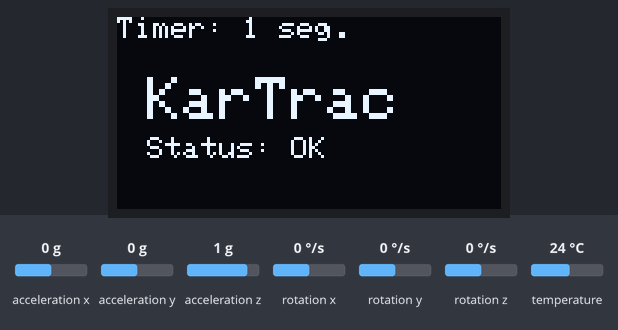
Bench run of a sketch on a simulated Arduino Uno, built with avr-gcc and run on an emulated ATmega328P. Parts: 128×64 one-colour display. Inputs (shaded band) come from the test bench; at power-on: acceleration y 0 g, acceleration x 0 g, acceleration z 1 g, rotation x 0 °/s, rotation y 0 °/s, rotation z 0 °/s, temperature 24 °C. The display library's start-up logo is not drawn; what the sketch prints to the serial monitor is not drawn.

Above: at 1.9 s.
2.0 s: acceleration y set to 0.8 g
3.5 s: acceleration y set to -1.4 g
At 6.8 s:
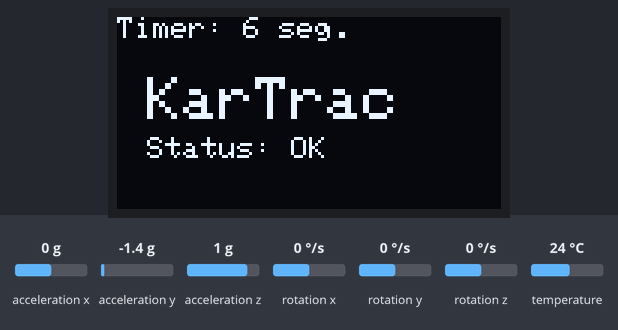
At 9.6 s:
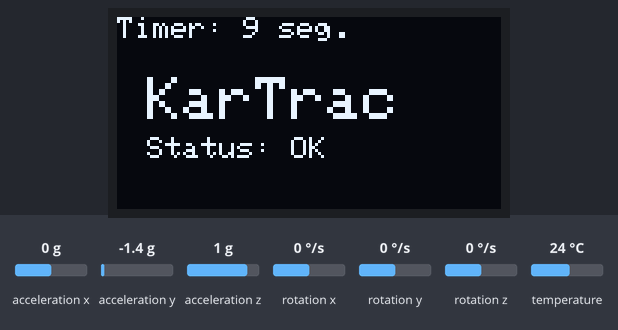
Timing chart, 0 to 11.1 s (numbered marks = the images above; inputs shaded):
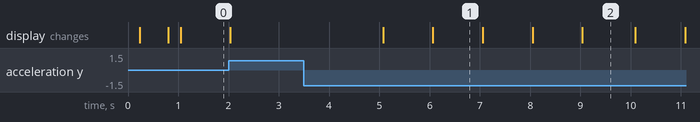

The sketch:

kartrac-arduino-v0.5.ino
```cpp
#include <Wire.h>
#include <Adafruit_SSD1306.h>
#include <Adafruit_MPU6050.h>
#include <Adafruit_Sensor.h>
#include <ArduinoJson.h>
#include <arduino-timer.h>

// ============== OLED ==============
#define SCREEN_WIDTH 128 // OLED display width, in pixels
#define SCREEN_HEIGHT 64 // OLED display height, in pixels
#define OLED_RESET 4			// necesario por la libreria pero no usado

Adafruit_SSD1306 oled(SCREEN_WIDTH, SCREEN_HEIGHT, &Wire, OLED_RESET);	// crea objeto

// ============== Timer ==============
Timer<2> timer;
#define GYRO_INTERVAL 500
#define ACC_INTERVAL 200

// ============== Accelerometer ==============
Adafruit_MPU6050 mpu;
#define INTERVAL_SEND_VALUES 1000
#define IMPACT_THRESHOLD 2.0
unsigned long time = 0;

// Event
sensors_event_t a, g, temp;

#define GYRO_COUNT 2
#define ACC_COUNT 2
// gyro data
float gyro_data_x[GYRO_COUNT];
float gyro_data_y[GYRO_COUNT];
float gyro_data_z[GYRO_COUNT];
int gyro_index = 0;
// acc data
float acc_data_x[ACC_COUNT];
float acc_data_y[ACC_COUNT];
float acc_data_z[ACC_COUNT];
int acc_index = 0;


void setup()
{
  Serial.begin(9600);
  init_giroscope();

  if(!oled.begin(SSD1306_SWITCHCAPVCC, 0x3C)){
    Serial.println(F("SSD1306 allocation failed :("));
    for (;;); // Don't proceed, loop forever
  }
  oled.display();
  delay(500);
  // Wire.begin();

  timer.every(GYRO_INTERVAL, save_gryo);
  timer.every(ACC_INTERVAL, save_acc);

  // size of mpu
  Serial.print(F("Size of mpu: "));
  Serial.println(sizeof(mpu));

  // size of timer
  Serial.print(F("Size of timer: "));
  Serial.println(sizeof(timer));

  // size of oled
  Serial.print(F("Size of oled: "));
  Serial.println(sizeof(oled));
}

void loop()
{
  loop_accelerometer();
  timer.tick();
  loop_oled();


  // if (millis() >= time + INTERVAL_SEND_VALUES) {
  //   time += INTERVAL_SEND_VALUES;
  //   sendValues(false);
  // }

}

void loop_oled(){
  oled.clearDisplay();			// limpia pantalla
  oled.setTextColor(WHITE);		// establece color al unico disponible (pantalla monocromo)
  oled.setCursor(0, 0);			// ubica cursor en inicio de coordenadas 0,0
  oled.setTextSize(1);			// establece tamano de texto en 1
  oled.print("Timer: "); 	// escribe en pantalla el texto
  oled.print(millis() / 1000);		// escribe valor de millis() dividido por 1000
  oled.print(" seg."); 	// escribe en pantalla el texto
  oled.setCursor (10, 20);		// ubica cursor en coordenas 10,30
  oled.setTextSize(2);			// establece tamano de texto en 2
  oled.print("KarTrac");			// escribe texto
  oled.setTextSize(1.5);			// establece tamano de texto en 2
  oled.setCursor (10, 40);		// ubica cursor en coordenas 10,30
  oled.print("Status: OK");			// escribe texto
  oled.display();			// muestra en pantalla todo lo establecido anteriormente
}

void loop_accelerometer()
{
  mpu.getEvent(&a, &g, &temp);

  if (a.acceleration.y > IMPACT_THRESHOLD)
  {
    Serial.print(F("Impacto detectado! (Y:"));
    Serial.print(a.acceleration.y);
    Serial.println(F(")"));

    void * s;
    save_acc(s);
    save_gryo(s);
    sendValues(true);
    delay(1000);
  }

  delay(30);
}

bool save_acc(void *argument)
{
  acc_data_x[acc_index] = a.acceleration.x;
  acc_data_y[acc_index] = a.acceleration.y;
  acc_data_z[acc_index] = a.acceleration.z;
  acc_index++;
  if (acc_index == ACC_COUNT)
    acc_index = 0;
  return true;
}

bool save_gryo(void *argument)
{
  gyro_data_x[gyro_index] = g.gyro.x;
  gyro_data_y[gyro_index] = g.gyro.y;
  gyro_data_z[gyro_index] = g.gyro.z;
  gyro_index++;
  if (gyro_index == GYRO_COUNT)
    gyro_index = 0;
  return true;
}

void sendValues(bool impact)
{
  temperature();
  AccelerationX();
  AccelerationY();
  AccelerationZ();
  GyroX();
  GyroY();
  GyroZ();
  if (impact) Impact();

  delay(1000);
}

// ============ Temperature ============
void temperature()
{
  StaticJsonDocument<70> doc;
  JsonArray array;
  Serial.print(F("Sending temperature value..."));
  Serial.println(temp.temperature);
  doc["k"] = "tmp";
  doc["v"] = round2(temp.temperature);
  doSerializeJson(doc, doc.createNestedArray(), false);
}

// ============ Acceleration X ============
void AccelerationX()
{
  StaticJsonDocument<70> doc;
  JsonArray array;
  Serial.println(F("Sending acceleration X values..."));
  doc["k"] = "ax";
  array = doc.createNestedArray("v");
  for (size_t i = 0; i < ACC_COUNT; i++)
  {
    array.add(round2(acc_data_x[i]));
  }
  doSerializeJson(doc, array, true);
}

// ============ Acceleration Y ============
void AccelerationY()
{
  StaticJsonDocument<70> doc;
  JsonArray array;
  Serial.println(F("Sending acceleration Y values..."));
  doc["k"] = "ay";
  array = doc.createNestedArray("v");
  for (size_t i = 0; i < ACC_COUNT; i++)
  {
    array.add(round2(acc_data_y[i]));
  }
  doSerializeJson(doc, array, true);
}

// ============ Acceleration Z ============
void AccelerationZ()
{
  StaticJsonDocument<70> doc;
  JsonArray array;
  Serial.println(F("Sending acceleration Z values..."));
  doc["k"] = "az";
  array = doc.createNestedArray("v");
  for (size_t i = 0; i < ACC_COUNT; i++)
  {
    array.add(round2(acc_data_z[i]));
  }
  doSerializeJson(doc, array, true);
}

// ============ Gyro X ============
void GyroX()
{
  StaticJsonDocument<70> doc;
  JsonArray array;
  Serial.println(F("Sending gyro X values..."));
  doc["k"] = "gx";
  array = doc.createNestedArray("v");
  for (size_t i = 0; i < GYRO_COUNT; i++)
  {
    array.add(round2(gyro_data_x[i]));
  }
  doSerializeJson(doc, array, true);
}

// ============ Gyro Y ============
void GyroY()
{
  StaticJsonDocument<70> doc;
  JsonArray array;
  Serial.println(F("Sending gyro Y values..."));
  doc["k"] = "gy";
  array = doc.createNestedArray("v");
  for (size_t i = 0; i < GYRO_COUNT; i++)
  {
    array.add(round2(gyro_data_y[i]));
  }
  doSerializeJson(doc, array, true);
}

// ============ Gyro Z ============
void GyroZ()
{
  StaticJsonDocument<70> doc;
  JsonArray array;
  Serial.println(F("Sending gyro Z values..."));
  doc["k"] = "gz";
  array = doc.createNestedArray("v");
  for (size_t i = 0; i < GYRO_COUNT; i++)
  {
    array.add(round2(gyro_data_z[i]));
  }
  doSerializeJson(doc, array, true);
}

// ============ Impact ============
void Impact()
{
  StaticJsonDocument<70> doc;
  JsonArray array;

  Serial.println(F("Sending impact value..."));
  doc["k"] = "impact";
  doc["v"] = true;
  doc["timestamp"] = millis();
  doc["gyro_last_index"] = gyro_index - 1;
  doc["acc_last_index"] = acc_index - 1;
  doSerializeJson(doc, doc.createNestedArray(), false);
}

void doSerializeJson(DynamicJsonDocument doc, JsonArray toClearDoc, bool log)
{
  if (log == true)
  {
    Serial.print(F("Usage after acceleration values: "));
    Serial.println(doc.memoryUsage());
    Serial.print(F("ARRAY Usage after acceleration values: "));
    Serial.println(toClearDoc.memoryUsage());
  }

  if (doc.overflowed())
  {
    Serial.println(F("JSON Overflowed!"));
  }

  serializeJson(doc, Serial);
  Serial.println();
  Serial.println();
  doc.garbageCollect();
  doc.clear();
}

void init_giroscope()
{
  Serial.println(F("Adafruit MPU6050 test!"));

  // Try to initialize!
  if (!mpu.begin())
  {
    Serial.println(F("Failed to find MPU6050 chip"));
    while (1)
    {
      delay(10);
    }
  }
  Serial.println(F("MPU6050 Found!"));

  mpu.setAccelerometerRange(MPU6050_RANGE_8_G);
  Serial.print(F("Accelerometer range set to: "));
  switch (mpu.getAccelerometerRange())
  {
  case MPU6050_RANGE_2_G:
    Serial.println(F("+-2G"));
    break;
  case MPU6050_RANGE_4_G:
    Serial.println(F("+-4G"));
    break;
  case MPU6050_RANGE_8_G:
    Serial.println(F("+-8G"));
    break;
  case MPU6050_RANGE_16_G:
    Serial.println(F("+-16G"));
    break;
  }
  mpu.setGyroRange(MPU6050_RANGE_500_DEG);
  Serial.print(F("Gyro range set to: "));
  switch (mpu.getGyroRange())
  {
  case MPU6050_RANGE_250_DEG:
    Serial.println(F("+- 250 deg/s"));
    break;
  case MPU6050_RANGE_500_DEG:
    Serial.println(F("+- 500 deg/s"));
    break;
  case MPU6050_RANGE_1000_DEG:
    Serial.println(F("+- 1000 deg/s"));
    break;
  case MPU6050_RANGE_2000_DEG:
    Serial.println(F("+- 2000 deg/s"));
    break;
  }

  mpu.setFilterBandwidth(MPU6050_BAND_21_HZ);
  Serial.print(F("Filter bandwidth set to: "));
  switch (mpu.getFilterBandwidth())
  {
  case MPU6050_BAND_260_HZ:
    Serial.println(F("260 Hz"));
    break;
  case MPU6050_BAND_184_HZ:
    Serial.println(F("184 Hz"));
    break;
  case MPU6050_BAND_94_HZ:
    Serial.println(F("94 Hz"));
    break;
  case MPU6050_BAND_44_HZ:
    Serial.println(F("44 Hz"));
    break;
  case MPU6050_BAND_21_HZ:
    Serial.println(F("21 Hz"));
    break;
  case MPU6050_BAND_10_HZ:
    Serial.println(F("10 Hz"));
    break;
  case MPU6050_BAND_5_HZ:
    Serial.println(F("5 Hz"));
    break;
  }

  Serial.println(F(""));
  delay(100);
}

float round2(float value)
{
  return (int)(value * 100 + 0.5) / 100.0;
}
```

Measured:
- what the display in image 1 shows lasts 1.0 s, from 6.1 s to 7.1 s
